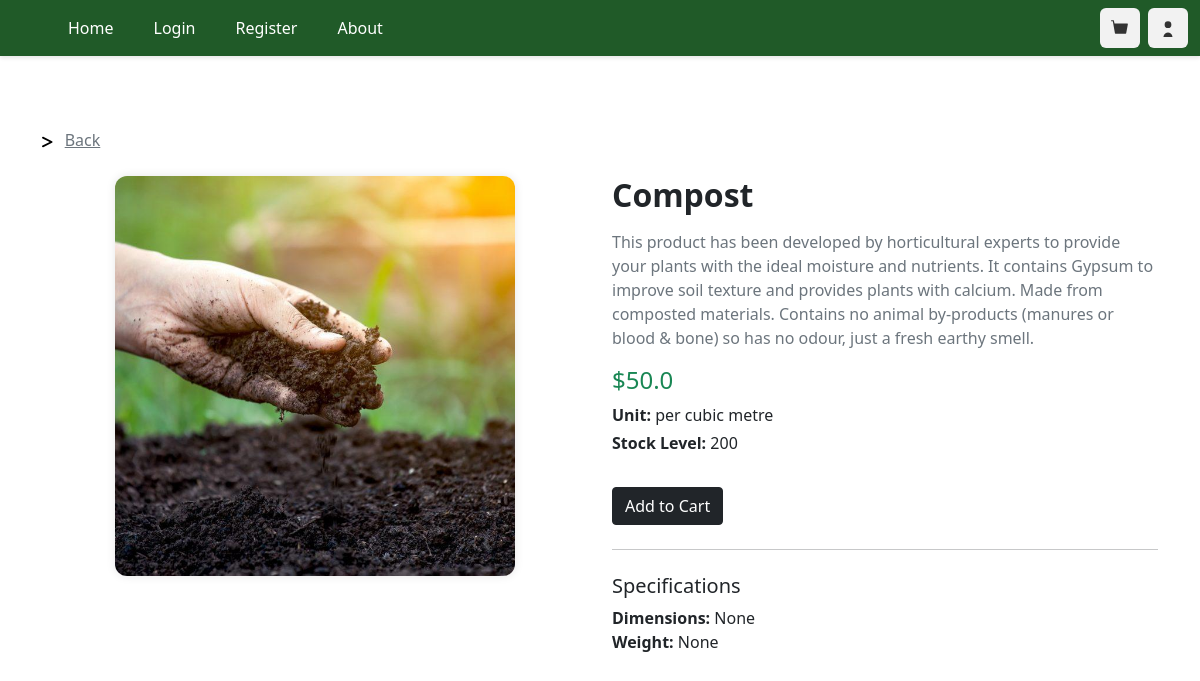
/product_view_3, run on the app's committed database.
### ORM/tables.py (models this page shows, shortened)
class Product(TimeStampedModel):
    __tablename__ = 'products'
    id = Column(Integer, primary_key=True, autoincrement=True)
    name = Column(String(100), nullable=False)
    description = Column(String, nullable=False)
    dimensions = Column(String(50), nullable=True)
    weight = Column(REAL, nullable=True)
    unit = Column(String(50), nullable=False)
    price = Column(REAL, nullable=False)
    stock_level = Column(Integer, nullable=False)
    category = Column(Integer, ForeignKey('categories.id'), nullable=False, index=True)
    image = Column(String(100), nullable=False)
    orders = Relationship('Order', back_populates='product')
    categories = Relationship('Category', back_populates='product')

### main.py (the view)
@limiter.limit(default)
@app.route("/product_view_<int:product_id>", methods=['POST', 'GET'])
def product_view(product_id):
    product_obj = get_product_by_id(product_id)
    if product_obj == None:
        abort(404)
    return render_template("product_view.html", product=product_obj)

### ORM/ORM_operations.py (called while the page is built)
def get_product_by_id(product_id:int):
    product = Product.query.filter(Product.id == product_id).first()
    if product is None:
       raise Exception('Valid product expected but NoneType was given')
    return product

### main.py (called while the page is built)
@app.after_request
def add_security_headers(resp):
    resp.headers['Content-Security-Policy'] =  "default-src 'self'; object-src 'none'; base-uri 'none';" #prevents inline scripts from running and objects
    resp.headers['X-Content-Type-Options'] = 'nosniff' #forces the browser to honour the content type instead of auto detecting
    resp.headers['X-Frame-Options'] = 'SAMEORIGIN' #prevents external sites from embedding this site in iframe, helping prevent clickjacking
    return resp

### templates/product_view.html (shortened to what this page needs)
{% extends "base.html" %}
{% block content %}
<div class="container my-5" style="padding-top: 5rem">
    <svg xmlns="http://www.w3.org/2000/svg" height="14" width="10.5" viewBox="0 0 384 512">
        <path d="M3.4 81.7c-7.9 15.8-1.5 35 14.3 42.9L280.5 256 17.7 387.4C1.9 395.3-4.5 414.5 3.4 430.3s27.1 22.2 42.9 14.3l320-160c10.8-5.4 17.7-16.5 17.7-28.6s-6.8-23.2-17.7-28.6l-320-160c-15.8-7.9-35-1.5-42.9 14.3z"/>
    </svg>
    <a href="/" class="text-muted px-2">Back</a>
    <div class="row mt-4">
        <div class="col-md-6 d-flex align-items-start justify-content-center">
            <div style="width: 400px; height: 400px; overflow: hidden; border-radius: 0.75rem; box-shadow: 0 0 10px rgba(0,0,0,0.1);">
                <img src="{{ product.image }}" alt="{{ product.name }}"
                     style="width: 100%; height: 100%; object-fit: cover;">
            </div>
        </div>
        <div class="col-md-6">
            <h2 class="fw-bold mb-3">{{ product.name }}</h2>
            <p class="text-muted">{{ product.description }}</p>
            <h4 class="text-success">${{ product.price }}</h4>
            <p class="mb-1"><strong>Unit:</strong> {{ product.unit }}</p>
            <p><strong>Stock Level:</strong> {{ product.stock_level }}</p>
            <button class="btn btn-dark mt-3" id="add_to_cart">
                 Add to Cart
            </button>
            <hr class="my-4">
            <h5>Specifications</h5>
            <ul class="list-unstyled">
                <li><strong>Dimensions:</strong> {{ product.dimensions }}</li>
                <li><strong>Weight:</strong> {{ product.weight }}</li>
            </ul>
        </div>
    </div>
</div>
{% endblock %}

### data on the page
Product: image (picture), name "Compost", description "This product has been developed by horticultural experts to provide your plants with the ideal moisture and nutrients. It contains Gypsum to improve soil texture and provides plants with calcium. Made from composted materials. Contains no animal by-products (manures or blood & bone) so has no odour, just a fresh earthy smell.", price "50.0", unit "per cubic metre", stock_level "200", dimensions "None", weight "None"
